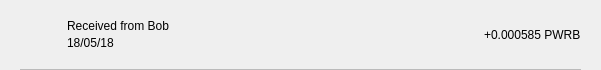
<?xml version="1.0" encoding="UTF-8"?>
<ui version="4.0">
 <class>TxRow</class>
 <widget class="QWidget" name="TxRow">
  <property name="geometry">
   <rect>
    <x>0</x>
    <y>0</y>
    <width>601</width>
    <height>70</height>
   </rect>
  </property>
  <property name="minimumSize">
   <size>
    <width>0</width>
    <height>40</height>
   </size>
  </property>
  <property name="windowTitle">
   <string>Form</string>
  </property>
  <layout class="QVBoxLayout" name="verticalLayout_3">
   <property name="spacing">
    <number>0</number>
   </property>
   <property name="leftMargin">
    <number>0</number>
   </property>
   <property name="topMargin">
    <number>0</number>
   </property>
   <property name="rightMargin">
    <number>0</number>
   </property>
   <property name="bottomMargin">
    <number>0</number>
   </property>
   <item>
    <widget class="QWidget" name="rowContainer" native="true">
     <layout class="QVBoxLayout" name="verticalLayout_2">
      <property name="spacing">
       <number>9</number>
      </property>
      <property name="leftMargin">
       <number>20</number>
      </property>
      <property name="topMargin">
       <number>9</number>
      </property>
      <property name="rightMargin">
       <number>20</number>
      </property>
      <property name="bottomMargin">
       <number>0</number>
      </property>
      <item>
       <widget class="QFrame" name="frame">
        <property name="styleSheet">
         <string notr="true">border:none;</string>
        </property>
        <property name="frameShape">
         <enum>QFrame::StyledPanel</enum>
        </property>
        <property name="frameShadow">
         <enum>QFrame::Raised</enum>
        </property>
        <layout class="QHBoxLayout" name="horizontalLayout" stretch="0,2,0">
         <property name="leftMargin">
          <number>0</number>
         </property>
         <property name="topMargin">
          <number>0</number>
         </property>
         <property name="rightMargin">
          <number>0</number>
         </property>
         <property name="bottomMargin">
          <number>0</number>
         </property>
         <item>
          <widget class="QPushButton" name="icon">
           <property name="focusPolicy">
            <enum>Qt::NoFocus</enum>
           </property>
           <property name="styleSheet">
            <string notr="true">border:none;</string>
           </property>
           <property name="text">
            <string/>
           </property>
           <property name="iconSize">
            <size>
             <width>28</width>
             <height>28</height>
            </size>
           </property>
          </widget>
         </item>
         <item>
          <layout class="QVBoxLayout" name="verticalLayout">
           <property name="spacing">
            <number>3</number>
           </property>
           <property name="leftMargin">
            <number>9</number>
           </property>
           <item>
            <widget class="QLabel" name="lblAddress">
             <property name="styleSheet">
              <string notr="true"/>
             </property>
             <property name="text">
              <string>Received from Bob</string>
             </property>
             <property name="alignment">
              <set>Qt::AlignBottom|Qt::AlignLeading|Qt::AlignLeft</set>
             </property>
            </widget>
           </item>
           <item>
            <widget class="QLabel" name="lblDate">
             <property name="styleSheet">
              <string notr="true"/>
             </property>
             <property name="text">
              <string>18/05/18</string>
             </property>
             <property name="alignment">
              <set>Qt::AlignLeading|Qt::AlignLeft|Qt::AlignTop</set>
             </property>
            </widget>
           </item>
          </layout>
         </item>
         <item>
          <widget class="QLabel" name="lblAmount">
           <property name="styleSheet">
            <string notr="true"/>
           </property>
           <property name="text">
            <string>+0.000585 PWRB</string>
           </property>
          </widget>
         </item>
        </layout>
       </widget>
      </item>
      <item>
       <widget class="QLabel" name="lblDivisory">
        <property name="minimumSize">
         <size>
          <width>0</width>
          <height>1</height>
         </size>
        </property>
        <property name="maximumSize">
         <size>
          <width>16777215</width>
          <height>1</height>
         </size>
        </property>
        <property name="styleSheet">
         <string notr="true">background-color:#bababa;</string>
        </property>
        <property name="text">
         <string/>
        </property>
        <property name="alignment">
         <set>Qt::AlignBottom|Qt::AlignLeading|Qt::AlignLeft</set>
        </property>
       </widget>
      </item>
     </layout>
    </widget>
   </item>
  </layout>
 </widget>
 <resources/>
 <connections/>
</ui>
